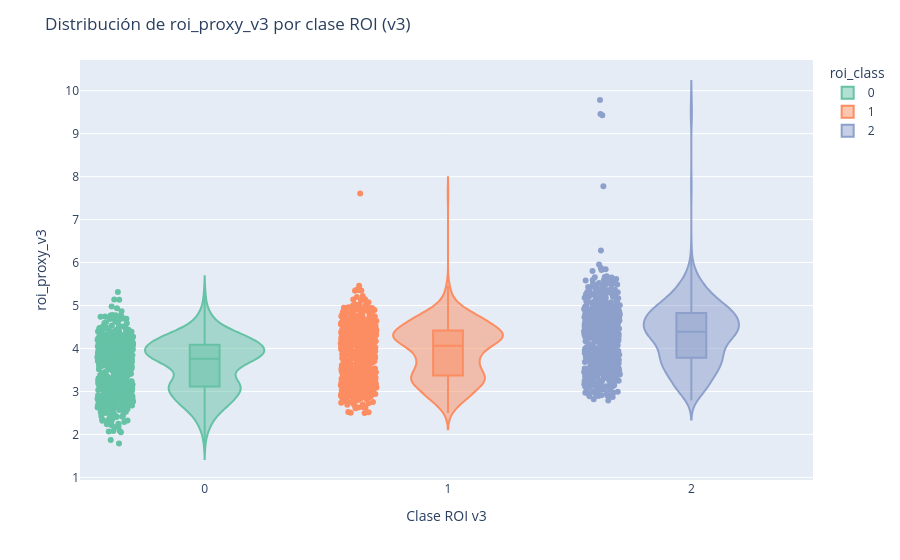

Source (notebook cell):
### Markdown cell above
Distribution of **`roi_proxy_v3`** with respect to **`roi_class`**

### Code cell
fig = px.violin(
    df_tablon,
    x="roi_class",
    y="roi_proxy_v3",
    color="roi_class",  # ← clave para el colormap
    box=True,
    points="all",
    category_orders={
        "roi_class": sorted(df_tablon["roi_class"].dropna().unique())
    },
    color_discrete_sequence=px.colors.qualitative.Set2
)

fig.update_layout(
    title="Distribución de roi_proxy_v3 por clase ROI (v3)",
    xaxis_title="Clase ROI v3",
    yaxis_title="roi_proxy_v3"
)

fig.show()

### Figure 1 — Plotly figure (JSON) as saved in the notebook; plotly's stock layout.template omitted (floating-point values rounded to 4 significant figures; data arrays with more than 128 entries replaced by an {"elided": "..."} marker saying what was removed)
{"data": [{"alignmentgroup": "True", "box": {"visible": true}, "hovertemplate": "roi_class=%{x}<br>roi_proxy_v3=%{y}<extra></extra>", "legendgroup": "0", "marker": {"color": "rgb(102,194,165)"}, "name": "0", "offsetgroup": "0", "orientation": "v", "points": "all", "scalegroup": "True", "showlegend": true, "type": "violin", "x": {"elided": "657 int values"}, "x0": " ", "xaxis": "x", "y": {"elided": "657 float values"}, "y0": " ", "yaxis": "y"}, {"alignmentgroup": "True", "box": {"visible": true}, "hovertemplate": "roi_class=%{x}<br>roi_proxy_v3=%{y}<extra></extra>", "legendgroup": "1", "marker": {"color": "rgb(252,141,98)"}, "name": "1", "offsetgroup": "1", "orientation": "v", "points": "all", "scalegroup": "True", "showlegend": true, "type": "violin", "x": {"elided": "663 int values"}, "x0": " ", "xaxis": "x", "y": {"elided": "663 float values"}, "y0": " ", "yaxis": "y"}, {"alignmentgroup": "True", "box": {"visible": true}, "hovertemplate": "roi_class=%{x}<br>roi_proxy_v3=%{y}<extra></extra>", "legendgroup": "2", "marker": {"color": "rgb(141,160,203)"}, "name": "2", "offsetgroup": "2", "orientation": "v", "points": "all", "scalegroup": "True", "showlegend": true, "type": "violin", "x": {"elided": "680 int values"}, "x0": " ", "xaxis": "x", "y": {"elided": "680 float values"}, "y0": " ", "yaxis": "y"}], "layout": {"legend": {"title": {"text": "roi_class"}, "tracegroupgap": 0}, "margin": {"t": 60}, "title": {"text": "Distribución de roi_proxy_v3 por clase ROI (v3)"}, "violinmode": "overlay", "xaxis": {"anchor": "y", "categoryarray": [0, 1, 2], "categoryorder": "array", "domain": [0, 1], "title": {"text": "Clase ROI v3"}}, "yaxis": {"anchor": "x", "domain": [0, 1], "title": {"text": "roi_proxy_v3"}}}}
